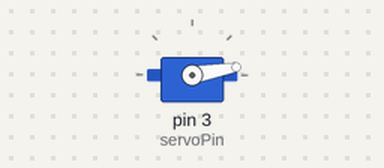
A sketch run on a simulated Arduino Uno, built with avr-gcc and run on an emulated ATmega328P. Parts: servo.

Above: at 0.05 s.
At 3.0 s:
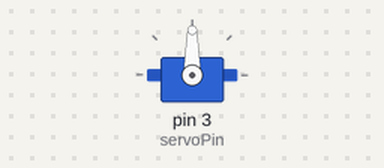
At 6.0 s:
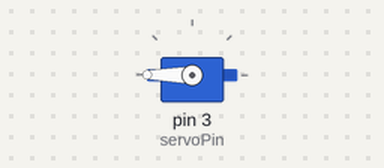
Timing chart, 0 to 7.8 s (numbered marks = the images above):
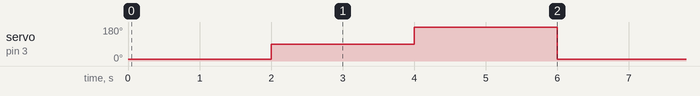

The sketch:

ServoTest.ino
```cpp
// Include the Servo library
// https://www.instructables.com/id/Arduino-Servo-Motors/

#include <Servo.h>

int servoPin = 3; // Declare the Servo pin


Servo Servo1; // Create a servo object


void setup() {

   Servo1.attach(servoPin); // We need to attach the servo to the used pin number

}
void loop(){


   Servo1.write(10); // Make servo go to 0 degrees
   delay(2000);
   Servo1.write(90); // Make servo go to 0 degrees
   delay(2000);
   Servo1.write(180); // Make servo go to 0 degrees
   delay(2000);

}
```

Measured:
- by itself, servo on pin 3 (servoPin): repeats every 6.0 s: 180° 2.0 s, 10° 2.0 s, 90° 2.0 s
